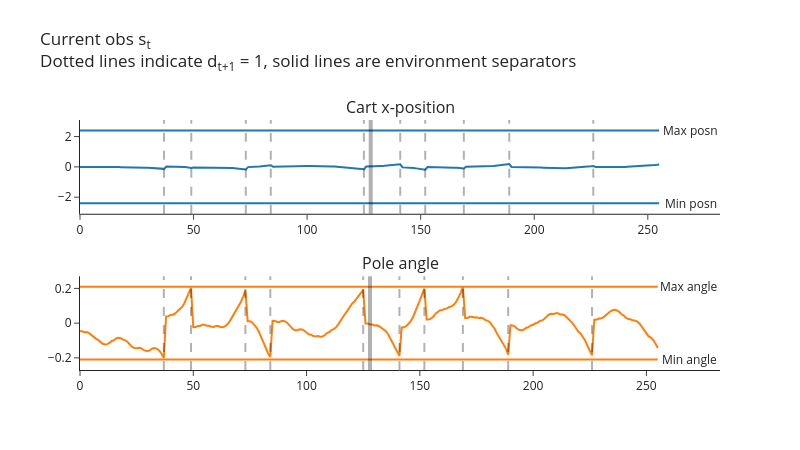
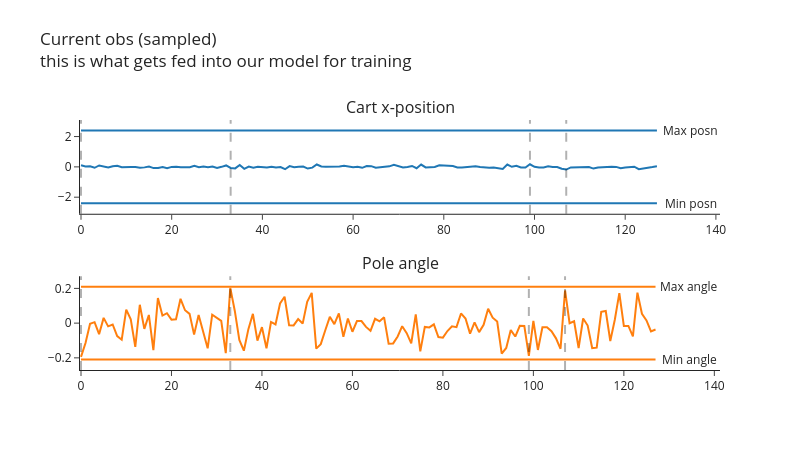

Here is the notebook cell these charts were saved with, in order:
### Markdown cell above
Like before, here's some code to generate and plot observations.

The first plot shows the current observations $s_t$ (with dotted lines indicating a terminated episode $d_{t+1} = 1$). The solid lines indicate the transition between different environments in `envs` (this demo uses `num_envs = 2`). There are `batch_size = num_steps_per_rollout * num_envs = 128 * 2 = 256` observations in total, with `128` coming from each environment.

The second plot shows a single minibatch of sampled experiences from full memory. Each minibatch has size `minibatch_size = 128`, and `minibatches` contains in total `batches_per_learning_phase * (batch_size // minibatch_size) = 2 * 2 = 4` minibatches.

Note that we don't need to worry about terminal observations here, because we're not actually logging `next_obs` (unlike DQN, this won't be part of our loss function).

### Code cell
num_steps_per_rollout = 128
num_envs = 2
batch_size = num_steps_per_rollout * num_envs  # 256

minibatch_size = 128
num_minibatches = batch_size // minibatch_size  # 2

batches_per_learning_phase = 2

envs = CartPole(num_envs=num_envs)  # GPU-batched env: reset()/step() return on-device tensors
memory = ReplayMemory(num_envs, (4,), (), batch_size, minibatch_size, batches_per_learning_phase)

logprobs = values = t.zeros(num_envs, device=device)  # dummy values, just so we can see demo of plot
obs, _ = envs.reset()

for i in range(num_steps_per_rollout):  # the locally-defined 128, matching this cell's batch_size
    # Choose a random action and step the env (actions are an on-device tensor for the batched env)
    actions = t.randint(0, envs.single_action_space.n, (num_envs,), device=device)
    next_obs, rewards, terminated, truncated, infos = envs.step(actions)

    # Add experience to memory (everything is already an on-device tensor)
    memory.add(obs, actions, logprobs, values, rewards, terminated)
    obs = next_obs

plot_cartpole_obs_and_dones(
    t.stack(memory.obs).cpu(),
    t.stack(memory.terminated).cpu(),
    title="Current obs s<sub>t</sub><br>Dotted lines indicate d<sub>t+1</sub> = 1, solid lines are environment separators",
)

next_value = next_done = t.zeros(envs.num_envs).to(device)  # dummy values, just so we can see demo of plot
minibatches = memory.get_minibatches(next_value, next_done, gamma=0.99, gae_lambda=0.95)

plot_cartpole_obs_and_dones(
    minibatches[0].obs.cpu(),
    minibatches[0].terminated.cpu(),
    title="Current obs (sampled)<br>this is what gets fed into our model for training",
)

### Figure 1 — Plotly figure (JSON) as saved in the notebook; plotly's stock layout.template omitted (floating-point values rounded to 4 significant figures; data arrays with more than 128 entries replaced by an {"elided": "..."} marker saying what was removed)
{"data": [{"marker": {"color": "#1F77B4"}, "mode": "lines", "name": "posn", "type": "scatter", "xaxis": "x", "y": {"elided": "256 float values"}, "yaxis": "y"}, {"marker": {"color": "#1F77B4"}, "mode": "lines", "name": "posn_min", "type": "scatter", "xaxis": "x", "y": {"elided": "256 float values"}, "yaxis": "y"}, {"marker": {"color": "#1F77B4"}, "mode": "lines", "name": "posn_max", "type": "scatter", "xaxis": "x", "y": {"elided": "256 float values"}, "yaxis": "y"}, {"marker": {"color": "#FF7F0E"}, "mode": "lines", "name": "angle", "type": "scatter", "xaxis": "x2", "y": {"elided": "256 float values"}, "yaxis": "y2"}, {"marker": {"color": "#FF7F0E"}, "mode": "lines", "name": "angle_min", "type": "scatter", "xaxis": "x2", "y": {"elided": "256 float values"}, "yaxis": "y2"}, {"marker": {"color": "#FF7F0E"}, "mode": "lines", "name": "angle_max", "type": "scatter", "xaxis": "x2", "y": {"elided": "256 float values"}, "yaxis": "y2"}], "layout": {"annotations": [{"font": {"size": 16}, "showarrow": false, "text": "Cart x-position", "x": 0.5, "xanchor": "center", "xref": "paper", "y": 1, "yanchor": "bottom", "yref": "paper"}, {"font": {"size": 16}, "showarrow": false, "text": "Pole angle", "x": 0.5, "xanchor": "center", "xref": "paper", "y": 0.375, "yanchor": "bottom", "yref": "paper"}, {"showarrow": false, "text": "Min posn", "x": 268.8, "xref": "x", "y": -2.4, "yref": "y"}, {"showarrow": false, "text": "Min angle", "x": 268.8, "xref": "x2", "y": -0.2095, "yref": "y2"}, {"showarrow": false, "text": "Max posn", "x": 268.8, "xref": "x", "y": 2.4, "yref": "y"}, {"showarrow": false, "text": "Max angle", "x": 268.8, "xref": "x2", "y": 0.2095, "yref": "y2"}], "height": 450, "hovermode": "x unified", "margin": {"t": 120}, "shapes": [{"line": {"color": "black", "dash": "dash", "width": 2}, "type": "line", "x0": 37, "x1": 37, "xref": "x", "y0": 0, "y1": 1, "yref": "y domain"}, {"line": {"color": "black", "dash": "dash", "width": 2}, "type": "line", "x0": 49, "x1": 49, "xref": "x", "y0": 0, "y1": 1, "yref": "y domain"}, {"line": {"color": "black", "dash": "dash", "width": 2}, "type": "line", "x0": 73, "x1": 73, "xref": "x", "y0": 0, "y1": 1, "yref": "y domain"}, {"line": {"color": "black", "dash": "dash", "width": 2}, "type": "line", "x0": 84, "x1": 84, "xref": "x", "y0": 0, "y1": 1, "yref": "y domain"}, {"line": {"color": "black", "dash": "dash", "width": 2}, "type": "line", "x0": 125, "x1": 125, "xref": "x", "y0": 0, "y1": 1, "yref": "y domain"}, {"line": {"color": "black", "dash": "dash", "width": 2}, "type": "line", "x0": 141, "x1": 141, "xref": "x", "y0": 0, "y1": 1, "yref": "y domain"}, {"line": {"color": "black", "dash": "dash", "width": 2}, "type": "line", "x0": 152, "x1": 152, "xref": "x", "y0": 0, "y1": 1, "yref": "y domain"}, {"line": {"color": "black", "dash": "dash", "width": 2}, "type": "line", "x0": 169, "x1": 169, "xref": "x", "y0": 0, "y1": 1, "yref": "y domain"}, {"line": {"color": "black", "dash": "dash", "width": 2}, "type": "line", "x0": 189, "x1": 189, "xref": "x", "y0": 0, "y1": 1, "yref": "y domain"}, {"line": {"color": "black", "dash": "dash", "width": 2}, "type": "line", "x0": 226, "x1": 226, "xref": "x", "y0": 0, "y1": 1, "yref": "y domain"}, {"line": {"color": "black", "width": 4}, "type": "line", "x0": 128, "x1": 128, "xref": "x", "y0": 0, "y1": 1, "yref": "y domain"}, {"line": {"color": "black", "dash": "dash", "width": 2}, "type": "line", "x0": 37, "x1": 37, "xref": "x2", "y0": 0, "y1": 1, "yref": "y2 domain"}, {"line": {"color": "black", "dash": "dash", "width": 2}, "type": "line", "x0": 49, "x1": 49, "xref": "x2", "y0": 0, "y1": 1, "yref": "y2 domain"}, {"line": {"color": "black", "dash": "dash", "width": 2}, "type": "line", "x0": 73, "x1": 73, "xref": "x2", "y0": 0, "y1": 1, "yref": "y2 domain"}, {"line": {"color": "black", "dash": "dash", "width": 2}, "type": "line", "x0": 84, "x1": 84, "xref": "x2", "y0": 0, "y1": 1, "yref": "y2 domain"}, {"line": {"color": "black", "dash": "dash", "width": 2}, "type": "line", "x0": 125, "x1": 125, "xref": "x2", "y0": 0, "y1": 1, "yref": "y2 domain"}, {"line": {"color": "black", "dash": "dash", "width": 2}, "type": "line", "x0": 141, "x1": 141, "xref": "x2", "y0": 0, "y1": 1, "yref": "y2 domain"}, {"line": {"color": "black", "dash": "dash", "width": 2}, "type": "line", "x0": 152, "x1": 152, "xref": "x2", "y0": 0, "y1": 1, "yref": "y2 domain"}, {"line": {"color": "black", "dash": "dash", "width": 2}, "type": "line", "x0": 169, "x1": 169, "xref": "x2", "y0": 0, "y1": 1, "yref": "y2 domain"}, {"line": {"color": "black", "dash": "dash", "width": 2}, "type": "line", "x0": 189, "x1": 189, "xref": "x2", "y0": 0, "y1": 1, "yref": "y2 domain"}, {"line": {"color": "black", "dash": "dash", "width": 2}, "type": "line", "x0": 226, "x1": 226, "xref": "x2", "y0": 0, "y1": 1, "yref": "y2 domain"}, {"line": {"color": "black", "width": 4}, "type": "line", "x0": 128, "x1": 128, "xref": "x2", "y0": 0, "y1": 1, "yref": "y2 domain"}], "showlegend": false, "title": {"text": "Current obs s<sub>t</sub><br>Dotted lines indicate d<sub>t+1</sub> = 1, solid lines are environment separators", "y": 0.9}, "width": 800, "xaxis": {"anchor": "y", "domain": [0, 1]}, "xaxis2": {"anchor": "y2", "domain": [0, 1]}, "yaxis": {"anchor": "x", "domain": [0.625, 1]}, "yaxis2": {"anchor": "x2", "domain": [0, 0.375]}}}

### Figure 2 — Plotly figure (JSON) as saved in the notebook; plotly's stock layout.template omitted (floating-point values rounded to 4 significant figures)
{"data": [{"marker": {"color": "#1F77B4"}, "mode": "lines", "name": "posn", "type": "scatter", "xaxis": "x", "y": [0.1071, 0.02298, 0.0439, -0.0595, 0.09274, 0.004663, -0.04043, 0.04518, 0.06667, -0.01745, 0.004653, -0.01355, -0.01528, -0.05703, -0.03364, 0.02215, -0.07933, -0.07628, -0.006458, -0.08981, -0.0007706, 0.01516, -0.03207, -0.03502, -0.0224, 0.06376, -0.01805, 0.01987, -0.02569, 0.0217, -0.07447, 0.003021, 0.09582, -0.06838, -0.1011, 0.1222, -0.1298, 0.02349, -0.05267, 0.01034, -0.04092, -0.04373, 0.007781, -0.04788, -0.0159, -0.1548, 0.05028, -0.02094, 0.01187, 0.02198, -0.1106, -0.05216, 0.1578, 0.03048, 0.004859, 0.006649, 0.01983, 0.01733, 0.06768, 0.02246, -0.02267, 0.006435, -0.06181, 0.05888, 0.04929, -0.05949, -0.01691, 0.01265, 0.03388, 0.1372, 0.06482, -0.04044, -0.002076, 0.06171, -0.08788, 0.1536, -0.0382, -0.03465, -0.001524, 0.1089, 0.1111, 0.07776, 0.05478, -0.03721, -0.0356, -0.005082, -0.01558, 0.04391, -0.006113, -0.04756, -0.05004, -0.03432, -0.05922, -0.1326, 0.1562, 0.005484, 0.06958, -0.04305, -0.04426, 0.1699, 0.002159, -0.04685, -0.03687, 0.03238, -0.01006, -0.007105, -0.1231, -0.1779, -0.0338, -0.01636, -0.01855, -0.01676, -0.008209, -0.1124, -0.03668, -0.02484, 0.009049, 0.01162, -0.0003675, -0.0918, -0.04396, -0.04178, 0.009825, -0.1505, -0.08467, -0.05111, -0.0101, 0.0445], "yaxis": "y"}, {"marker": {"color": "#1F77B4"}, "mode": "lines", "name": "posn_min", "type": "scatter", "xaxis": "x", "y": [-2.4, -2.4, -2.4, -2.4, -2.4, -2.4, -2.4, -2.4, -2.4, -2.4, -2.4, -2.4, -2.4, -2.4, -2.4, -2.4, -2.4, -2.4, -2.4, -2.4, -2.4, -2.4, -2.4, -2.4, -2.4, -2.4, -2.4, -2.4, -2.4, -2.4, -2.4, -2.4, -2.4, -2.4, -2.4, -2.4, -2.4, -2.4, -2.4, -2.4, -2.4, -2.4, -2.4, -2.4, -2.4, -2.4, -2.4, -2.4, -2.4, -2.4, -2.4, -2.4, -2.4, -2.4, -2.4, -2.4, -2.4, -2.4, -2.4, -2.4, -2.4, -2.4, -2.4, -2.4, -2.4, -2.4, -2.4, -2.4, -2.4, -2.4, -2.4, -2.4, -2.4, -2.4, -2.4, -2.4, -2.4, -2.4, -2.4, -2.4, -2.4, -2.4, -2.4, -2.4, -2.4, -2.4, -2.4, -2.4, -2.4, -2.4, -2.4, -2.4, -2.4, -2.4, -2.4, -2.4, -2.4, -2.4, -2.4, -2.4, -2.4, -2.4, -2.4, -2.4, -2.4, -2.4, -2.4, -2.4, -2.4, -2.4, -2.4, -2.4, -2.4, -2.4, -2.4, -2.4, -2.4, -2.4, -2.4, -2.4, -2.4, -2.4, -2.4, -2.4, -2.4, -2.4, -2.4, -2.4], "yaxis": "y"}, {"marker": {"color": "#1F77B4"}, "mode": "lines", "name": "posn_max", "type": "scatter", "xaxis": "x", "y": [2.4, 2.4, 2.4, 2.4, 2.4, 2.4, 2.4, 2.4, 2.4, 2.4, 2.4, 2.4, 2.4, 2.4, 2.4, 2.4, 2.4, 2.4, 2.4, 2.4, 2.4, 2.4, 2.4, 2.4, 2.4, 2.4, 2.4, 2.4, 2.4, 2.4, 2.4, 2.4, 2.4, 2.4, 2.4, 2.4, 2.4, 2.4, 2.4, 2.4, 2.4, 2.4, 2.4, 2.4, 2.4, 2.4, 2.4, 2.4, 2.4, 2.4, 2.4, 2.4, 2.4, 2.4, 2.4, 2.4, 2.4, 2.4, 2.4, 2.4, 2.4, 2.4, 2.4, 2.4, 2.4, 2.4, 2.4, 2.4, 2.4, 2.4, 2.4, 2.4, 2.4, 2.4, 2.4, 2.4, 2.4, 2.4, 2.4, 2.4, 2.4, 2.4, 2.4, 2.4, 2.4, 2.4, 2.4, 2.4, 2.4, 2.4, 2.4, 2.4, 2.4, 2.4, 2.4, 2.4, 2.4, 2.4, 2.4, 2.4, 2.4, 2.4, 2.4, 2.4, 2.4, 2.4, 2.4, 2.4, 2.4, 2.4, 2.4, 2.4, 2.4, 2.4, 2.4, 2.4, 2.4, 2.4, 2.4, 2.4, 2.4, 2.4, 2.4, 2.4, 2.4, 2.4, 2.4, 2.4], "yaxis": "y"}, {"marker": {"color": "#FF7F0E"}, "mode": "lines", "name": "angle", "type": "scatter", "xaxis": "x2", "y": [-0.1943, -0.1145, -0.003794, 0.005552, -0.06382, 0.03016, -0.01857, -0.007858, -0.07473, -0.09536, 0.07783, 0.02133, -0.137, 0.1057, -0.03316, 0.04704, -0.1554, 0.1441, 0.04328, 0.05711, 0.01984, 0.02218, 0.1403, 0.07408, 0.05323, -0.06628, 0.04619, -0.05059, -0.1449, 0.04842, 0.03098, 0.01266, -0.1734, 0.2028, 0.07002, -0.09704, -0.1587, -0.03474, 0.05369, -0.1007, -0.02344, -0.1447, 0.006519, -0.007815, 0.1131, 0.1517, -0.01259, -0.01339, 0.02315, -0.002614, 0.1228, 0.174, -0.1468, -0.121, -0.04116, 0.0363, -0.005737, 0.05596, -0.07848, 0.02673, -0.04963, 0.01186, 0.01183, -0.02179, -0.04383, 0.02498, 0.01026, 0.03348, -0.119, -0.1169, -0.07686, -0.01776, -0.05749, -0.1168, 0.04983, -0.1627, -0.02168, -0.02451, -0.007248, -0.0803, -0.08357, -0.04566, -0.01799, -0.02298, 0.05574, 0.02621, -0.06047, 0.004022, -0.05189, -0.009983, 0.08273, 0.03138, 0.008679, -0.1762, -0.1431, -0.03993, -0.0773, -0.0156, -0.01644, -0.1891, 0.01304, -0.1546, -0.02363, -0.02324, -0.04663, -0.08762, -0.1478, 0.188, -0.0004972, 0.01095, -0.1434, 0.02655, -0.01382, -0.1436, -0.1414, 0.06473, 0.06964, -0.1029, 0.01945, 0.1731, -0.01609, -0.01613, -0.07612, 0.1756, 0.05394, 0.01562, -0.04751, -0.03689], "yaxis": "y2"}, {"marker": {"color": "#FF7F0E"}, "mode": "lines", "name": "angle_min", "type": "scatter", "xaxis": "x2", "y": [-0.2095, -0.2095, -0.2095, -0.2095, -0.2095, -0.2095, -0.2095, -0.2095, -0.2095, -0.2095, -0.2095, -0.2095, -0.2095, -0.2095, -0.2095, -0.2095, -0.2095, -0.2095, -0.2095, -0.2095, -0.2095, -0.2095, -0.2095, -0.2095, -0.2095, -0.2095, -0.2095, -0.2095, -0.2095, -0.2095, -0.2095, -0.2095, -0.2095, -0.2095, -0.2095, -0.2095, -0.2095, -0.2095, -0.2095, -0.2095, -0.2095, -0.2095, -0.2095, -0.2095, -0.2095, -0.2095, -0.2095, -0.2095, -0.2095, -0.2095, -0.2095, -0.2095, -0.2095, -0.2095, -0.2095, -0.2095, -0.2095, -0.2095, -0.2095, -0.2095, -0.2095, -0.2095, -0.2095, -0.2095, -0.2095, -0.2095, -0.2095, -0.2095, -0.2095, -0.2095, -0.2095, -0.2095, -0.2095, -0.2095, -0.2095, -0.2095, -0.2095, -0.2095, -0.2095, -0.2095, -0.2095, -0.2095, -0.2095, -0.2095, -0.2095, -0.2095, -0.2095, -0.2095, -0.2095, -0.2095, -0.2095, -0.2095, -0.2095, -0.2095, -0.2095, -0.2095, -0.2095, -0.2095, -0.2095, -0.2095, -0.2095, -0.2095, -0.2095, -0.2095, -0.2095, -0.2095, -0.2095, -0.2095, -0.2095, -0.2095, -0.2095, -0.2095, -0.2095, -0.2095, -0.2095, -0.2095, -0.2095, -0.2095, -0.2095, -0.2095, -0.2095, -0.2095, -0.2095, -0.2095, -0.2095, -0.2095, -0.2095, -0.2095], "yaxis": "y2"}, {"marker": {"color": "#FF7F0E"}, "mode": "lines", "name": "angle_max", "type": "scatter", "xaxis": "x2", "y": [0.2095, 0.2095, 0.2095, 0.2095, 0.2095, 0.2095, 0.2095, 0.2095, 0.2095, 0.2095, 0.2095, 0.2095, 0.2095, 0.2095, 0.2095, 0.2095, 0.2095, 0.2095, 0.2095, 0.2095, 0.2095, 0.2095, 0.2095, 0.2095, 0.2095, 0.2095, 0.2095, 0.2095, 0.2095, 0.2095, 0.2095, 0.2095, 0.2095, 0.2095, 0.2095, 0.2095, 0.2095, 0.2095, 0.2095, 0.2095, 0.2095, 0.2095, 0.2095, 0.2095, 0.2095, 0.2095, 0.2095, 0.2095, 0.2095, 0.2095, 0.2095, 0.2095, 0.2095, 0.2095, 0.2095, 0.2095, 0.2095, 0.2095, 0.2095, 0.2095, 0.2095, 0.2095, 0.2095, 0.2095, 0.2095, 0.2095, 0.2095, 0.2095, 0.2095, 0.2095, 0.2095, 0.2095, 0.2095, 0.2095, 0.2095, 0.2095, 0.2095, 0.2095, 0.2095, 0.2095, 0.2095, 0.2095, 0.2095, 0.2095, 0.2095, 0.2095, 0.2095, 0.2095, 0.2095, 0.2095, 0.2095, 0.2095, 0.2095, 0.2095, 0.2095, 0.2095, 0.2095, 0.2095, 0.2095, 0.2095, 0.2095, 0.2095, 0.2095, 0.2095, 0.2095, 0.2095, 0.2095, 0.2095, 0.2095, 0.2095, 0.2095, 0.2095, 0.2095, 0.2095, 0.2095, 0.2095, 0.2095, 0.2095, 0.2095, 0.2095, 0.2095, 0.2095, 0.2095, 0.2095, 0.2095, 0.2095, 0.2095, 0.2095], "yaxis": "y2"}], "layout": {"annotations": [{"font": {"size": 16}, "showarrow": false, "text": "Cart x-position", "x": 0.5, "xanchor": "center", "xref": "paper", "y": 1, "yanchor": "bottom", "yref": "paper"}, {"font": {"size": 16}, "showarrow": false, "text": "Pole angle", "x": 0.5, "xanchor": "center", "xref": "paper", "y": 0.375, "yanchor": "bottom", "yref": "paper"}, {"showarrow": false, "text": "Min posn", "x": 134.4, "xref": "x", "y": -2.4, "yref": "y"}, {"showarrow": false, "text": "Min angle", "x": 134.4, "xref": "x2", "y": -0.2095, "yref": "y2"}, {"showarrow": false, "text": "Max posn", "x": 134.4, "xref": "x", "y": 2.4, "yref": "y"}, {"showarrow": false, "text": "Max angle", "x": 134.4, "xref": "x2", "y": 0.2095, "yref": "y2"}], "height": 450, "hovermode": "x unified", "margin": {"t": 120}, "shapes": [{"line": {"color": "black", "dash": "dash", "width": 2}, "type": "line", "x0": 0, "x1": 0, "xref": "x", "y0": 0, "y1": 1, "yref": "y domain"}, {"line": {"color": "black", "dash": "dash", "width": 2}, "type": "line", "x0": 33, "x1": 33, "xref": "x", "y0": 0, "y1": 1, "yref": "y domain"}, {"line": {"color": "black", "dash": "dash", "width": 2}, "type": "line", "x0": 99, "x1": 99, "xref": "x", "y0": 0, "y1": 1, "yref": "y domain"}, {"line": {"color": "black", "dash": "dash", "width": 2}, "type": "line", "x0": 107, "x1": 107, "xref": "x", "y0": 0, "y1": 1, "yref": "y domain"}, {"line": {"color": "black", "dash": "dash", "width": 2}, "type": "line", "x0": 0, "x1": 0, "xref": "x2", "y0": 0, "y1": 1, "yref": "y2 domain"}, {"line": {"color": "black", "dash": "dash", "width": 2}, "type": "line", "x0": 33, "x1": 33, "xref": "x2", "y0": 0, "y1": 1, "yref": "y2 domain"}, {"line": {"color": "black", "dash": "dash", "width": 2}, "type": "line", "x0": 99, "x1": 99, "xref": "x2", "y0": 0, "y1": 1, "yref": "y2 domain"}, {"line": {"color": "black", "dash": "dash", "width": 2}, "type": "line", "x0": 107, "x1": 107, "xref": "x2", "y0": 0, "y1": 1, "yref": "y2 domain"}], "showlegend": false, "title": {"text": "Current obs (sampled)<br>this is what gets fed into our model for training", "y": 0.9}, "width": 800, "xaxis": {"anchor": "y", "domain": [0, 1]}, "xaxis2": {"anchor": "y2", "domain": [0, 1]}, "yaxis": {"anchor": "x", "domain": [0.625, 1]}, "yaxis2": {"anchor": "x2", "domain": [0, 0.375]}}}
